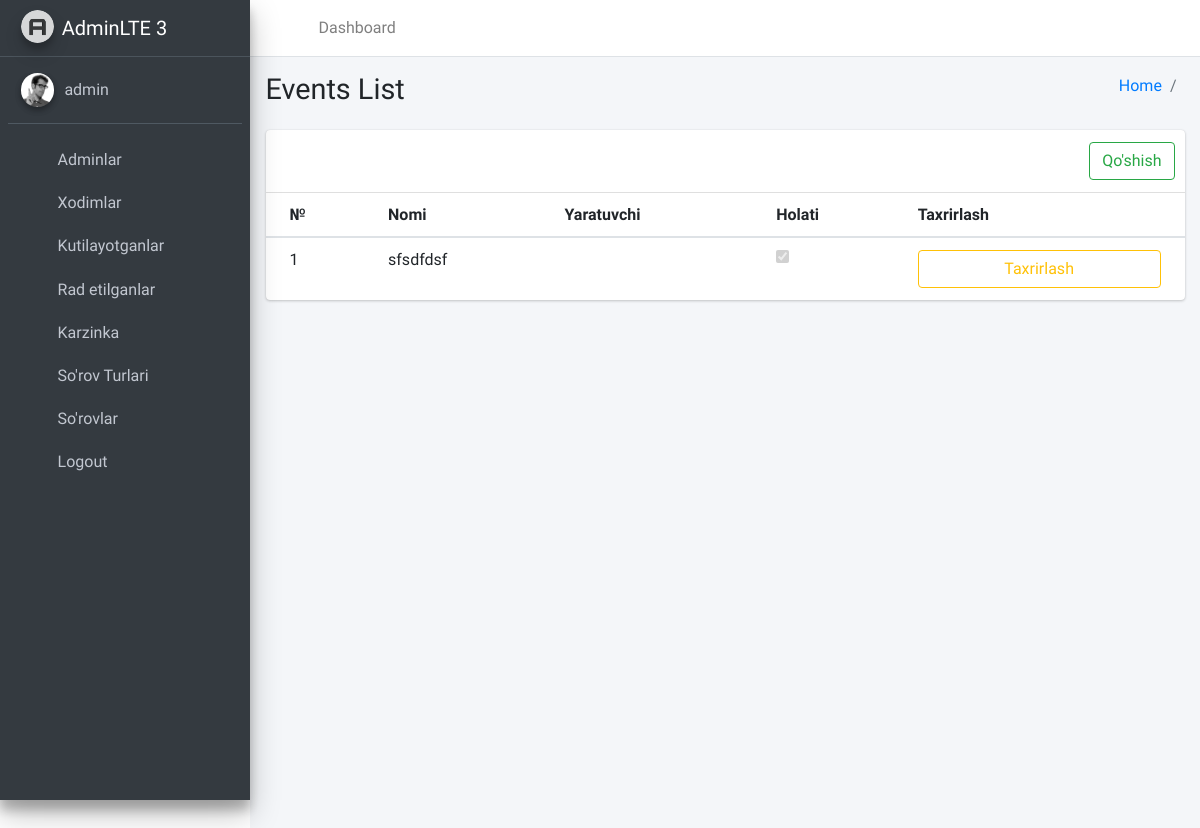
Page /requests_list/ (signed in) on the earlier database version.
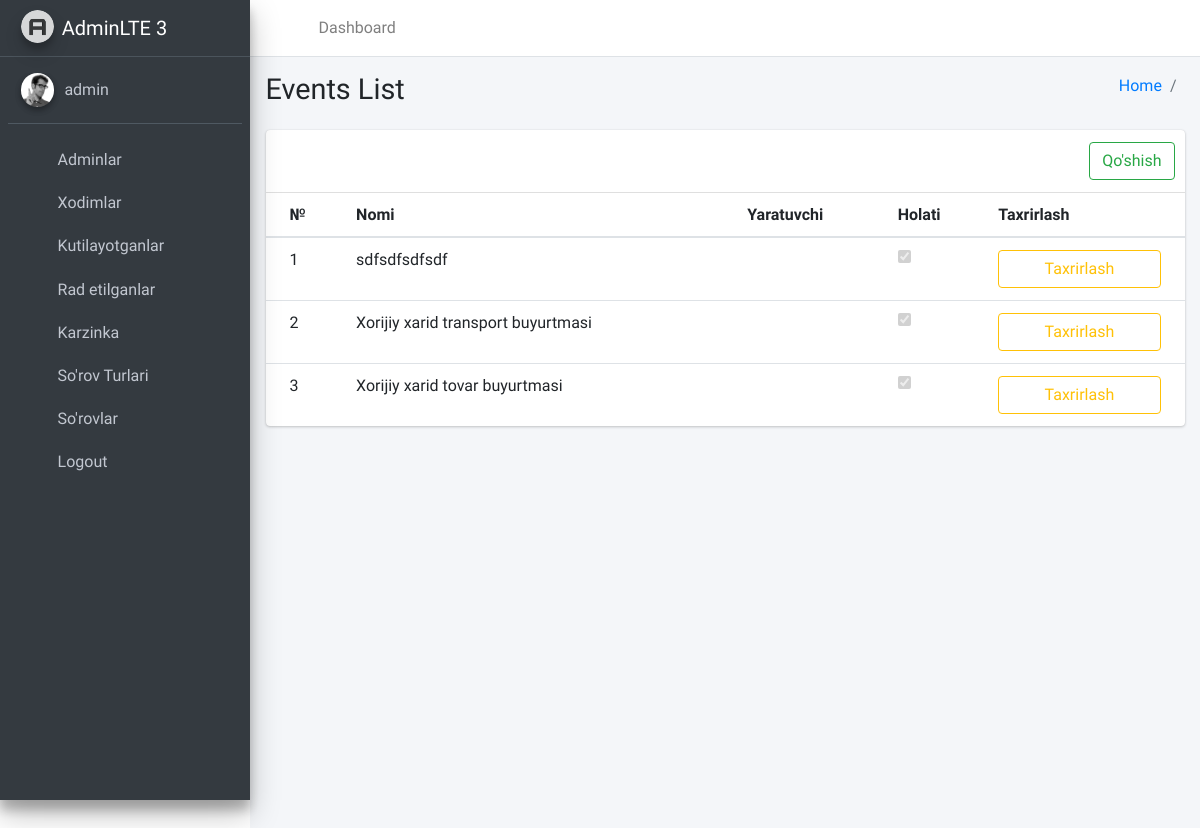
Same page on the later database version.
### myapp/models.py (models this page shows, shortened)
class RequestTypes(models.Model):
    name = models.CharField(max_length=200)
    user = models.ForeignKey(Employee, on_delete=models.SET_NULL, null=True,blank=True)
    active = models.BooleanField(default=True)
    template = models.TextField(blank=True, null=True)
    created_at = models.DateTimeField(auto_now_add=True)
    confirmers = models.ManyToManyField(Employee, related_name="Tasdiqlovchilar")
    groups = models.ManyToManyField(Group, null=True, blank=True)

### myapp/views.py (the view)
    def wrapper(request: WSGIRequest, *args, **kwargs):
        token = request.COOKIES.get("user_token")
        user = Employee.objects.filter(token=token)
        admin = request.user
        if not admin.is_anonymous:
            return f(request, *args, **kwargs)
        elif user.exists() and user.first().status == 1:
            return f(request, *args, **kwargs)
        return redirect("login1")

### myapp/context_processors.py (called while the page is built, shortened)
def check_admin(request:WSGIRequest):
    user = request.COOKIES.get('tg_user')
    return {}

def check_user(request:WSGIRequest):
    check = Employee.objects.filter(token=request.COOKIES.get("user_token")).first()
    if check:
        if check.is_admin:
            return {"is_admin":check}
        return {"is_admin":False}
    return {}

### myapp/views.py (called while the page is built)
def login_required_decorator(f):
    def wrapper(request: WSGIRequest, *args, **kwargs):
        token = request.COOKIES.get("user_token")
        user = Employee.objects.filter(token=token)
        admin = request.user
        if not admin.is_anonymous:
            return f(request, *args, **kwargs)
        elif user.exists() and user.first().status == 1:
            return f(request, *args, **kwargs)
        return redirect("login1")
    return wrapper

@login_required_decorator
def requests_list(request: WSGIRequest):
    employee = Employee.objects.filter(token=request.COOKIES.get("user_token"))
    data = RequestTypes.objects.order_by("-id").all()
    return render(
        request,
        "dashboard/events/list.html",
        {"data": data, "employee": employee.first()},
    )

### templates/dashboard/events/list.html
{% extends 'dashboard/base.html' %}
{% load static %}
{% block content %}
<section class="content-header">
  <div class="container-fluid">
    <div class="row mb-2">
      <div class="col-sm-6">
        <h1>Events List</h1>
      </div>
      <div class="col-sm-6">
        <ol class="breadcrumb float-sm-right">
          <li class="breadcrumb-item"><a href="{% url 'dashboard' %}">Home</a></li>
          <li class="breadcrumb-item active"></li>
        </ol>
      </div>
    </div>
  </div>
</section>
<section class="content">
    <div class="container-fluid">
        <div class="row">
          <div class="col-12">
            <div class="card">
              <div class="card-header">
                <div class="card-tools">
                  {%if not user.is_anonymous or employee.is_admin %}
                    <a href="{% url 'create_request_type' %}"><div class="btn btn-block btn-outline-success">Qo'shish</div></a>
                  {% else %}
                  <div class="btn btn-block btn-outline-success disabled">Qo'shish</div>
                  {% endif %}
                </div>
              </div>
              <div class="card-body table-responsive p-0">
                <table class="table table-hover text-nowrap">
                  <thead>
                    <tr>
                      <th>№</th>
                      <th>Nomi</th>
                      <th>Yaratuvchi</th>
                      <th>Holati</th>
                      <th>Taxrirlash</th>
                    </tr>
                  </thead>
                  <tbody>
                    {% for i in data %}
                    <tr>
                      <td>{{ forloop.counter }}</td>
                      <td>{{ i.name }}</td>
                      <td>{{ i.user.name }}</td>
                      {% if i.active %}
                      <td><input type="checkbox" checked="True" disabled></td>
                      {% else %}
                      <td><input type="checkbox" checked="False" disabled></td>
                    {% endif %}
                    <td><a  href="{% url 'edit_request' pk=i.id %}"><div class="btn btn-block btn-outline-warning">Taxrirlash</div></a></td>
                    {% endfor %}
                  </tbody>
                </table>
              </div>
            </div>
          </div>
        </div>
    </div>
</section>
{% endblock %}

Differences in the rows shown:
removed RequestTypes: name "sfsdfdsf"
added RequestTypes: name "sdfsdfsdfsdf"
added RequestTypes: name "Xorijiy xarid transport buyurtmasi"
added RequestTypes: name "Xorijiy xarid tovar buyurtmasi"
